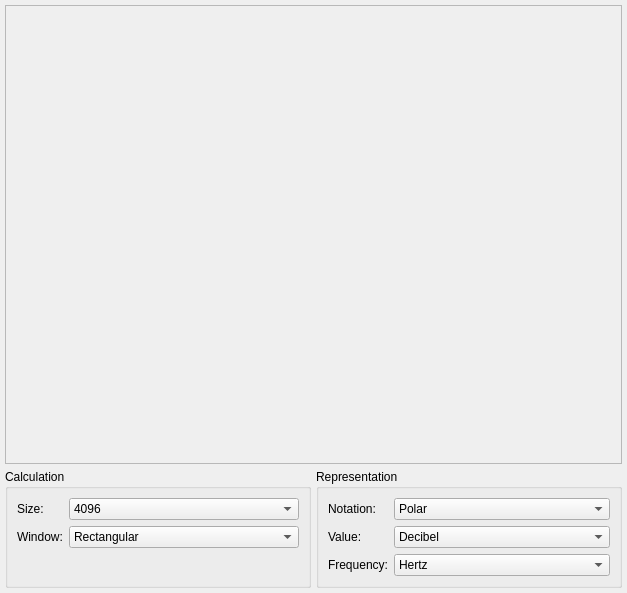
<?xml version="1.0" encoding="UTF-8"?>
<ui version="4.0">
 <class>ViSpectrumWidget</class>
 <widget class="QWidget" name="ViSpectrumWidget">
  <property name="geometry">
   <rect>
    <x>0</x>
    <y>0</y>
    <width>627</width>
    <height>593</height>
   </rect>
  </property>
  <property name="maximumSize">
   <size>
    <width>16777215</width>
    <height>16777215</height>
   </size>
  </property>
  <property name="windowTitle">
   <string>Form</string>
  </property>
  <property name="styleSheet">
   <string/>
  </property>
  <layout class="QGridLayout" name="gridLayout">
   <property name="margin">
    <number>5</number>
   </property>
   <property name="spacing">
    <number>5</number>
   </property>
   <item row="0" column="0" colspan="2">
    <widget class="ViFrequencyPlot" name="plot">
     <property name="frameShape">
      <enum>QFrame::StyledPanel</enum>
     </property>
     <property name="frameShadow">
      <enum>QFrame::Raised</enum>
     </property>
     <layout class="QGridLayout" name="gridLayout_2">
      <item row="0" column="0">
       <spacer name="verticalSpacer">
        <property name="orientation">
         <enum>Qt::Vertical</enum>
        </property>
        <property name="sizeHint" stdset="0">
         <size>
          <width>20</width>
          <height>426</height>
         </size>
        </property>
       </spacer>
      </item>
     </layout>
    </widget>
   </item>
   <item row="1" column="0">
    <widget class="QGroupBox" name="groupBox">
     <property name="title">
      <string>Calculation</string>
     </property>
     <layout class="QFormLayout" name="formLayout_2">
      <item row="0" column="0">
       <widget class="QLabel" name="label">
        <property name="text">
         <string>Size:</string>
        </property>
       </widget>
      </item>
      <item row="0" column="1">
       <widget class="QComboBox" name="sizeBox">
        <property name="currentIndex">
         <number>9</number>
        </property>
        <item>
         <property name="text">
          <string>8</string>
         </property>
        </item>
        <item>
         <property name="text">
          <string>16</string>
         </property>
        </item>
        <item>
         <property name="text">
          <string>32</string>
         </property>
        </item>
        <item>
         <property name="text">
          <string>64</string>
         </property>
        </item>
        <item>
         <property name="text">
          <string>128</string>
         </property>
        </item>
        <item>
         <property name="text">
          <string>256</string>
         </property>
        </item>
        <item>
         <property name="text">
          <string>512</string>
         </property>
        </item>
        <item>
         <property name="text">
          <string>1024</string>
         </property>
        </item>
        <item>
         <property name="text">
          <string>2048</string>
         </property>
        </item>
        <item>
         <property name="text">
          <string>4096</string>
         </property>
        </item>
        <item>
         <property name="text">
          <string>8192</string>
         </property>
        </item>
        <item>
         <property name="text">
          <string>16384</string>
         </property>
        </item>
       </widget>
      </item>
      <item row="1" column="0">
       <widget class="QLabel" name="label_5">
        <property name="text">
         <string>Window:</string>
        </property>
       </widget>
      </item>
      <item row="1" column="1">
       <widget class="QComboBox" name="windowBox">
        <property name="currentIndex">
         <number>0</number>
        </property>
        <item>
         <property name="text">
          <string>Rectangular</string>
         </property>
        </item>
        <item>
         <property name="text">
          <string>Hamming</string>
         </property>
        </item>
        <item>
         <property name="text">
          <string>Hann</string>
         </property>
        </item>
       </widget>
      </item>
     </layout>
    </widget>
   </item>
   <item row="1" column="1">
    <widget class="QGroupBox" name="groupBox_2">
     <property name="title">
      <string>Representation</string>
     </property>
     <layout class="QFormLayout" name="formLayout">
      <item row="0" column="0">
       <widget class="QLabel" name="label_3">
        <property name="text">
         <string>Notation:</string>
        </property>
       </widget>
      </item>
      <item row="0" column="1">
       <widget class="QComboBox" name="notationBox">
        <property name="currentIndex">
         <number>0</number>
        </property>
        <item>
         <property name="text">
          <string>Polar</string>
         </property>
        </item>
        <item>
         <property name="text">
          <string>Rectangular</string>
         </property>
        </item>
       </widget>
      </item>
      <item row="1" column="0">
       <widget class="QLabel" name="label_4">
        <property name="text">
         <string>Value:</string>
        </property>
       </widget>
      </item>
      <item row="1" column="1">
       <widget class="QComboBox" name="valueBox">
        <property name="currentIndex">
         <number>1</number>
        </property>
        <item>
         <property name="text">
          <string>Amplitude</string>
         </property>
        </item>
        <item>
         <property name="text">
          <string>Decibel</string>
         </property>
        </item>
       </widget>
      </item>
      <item row="2" column="0">
       <widget class="QLabel" name="label_2">
        <property name="text">
         <string>Frequency:</string>
        </property>
       </widget>
      </item>
      <item row="2" column="1">
       <widget class="QComboBox" name="frequencyBox">
        <property name="currentIndex">
         <number>1</number>
        </property>
        <item>
         <property name="text">
          <string>Fraction</string>
         </property>
        </item>
        <item>
         <property name="text">
          <string>Hertz</string>
         </property>
        </item>
       </widget>
      </item>
     </layout>
    </widget>
   </item>
  </layout>
 </widget>
 <customwidgets>
  <customwidget>
   <class>ViFrequencyPlot</class>
   <extends>QFrame</extends>
   <header>vifrequencyplot.h</header>
   <container>1</container>
  </customwidget>
 </customwidgets>
 <resources/>
 <connections/>
</ui>
